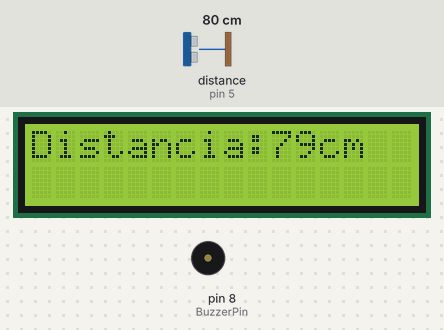
A sketch run on a simulated Arduino Uno, built with avr-gcc and run on an emulated ATmega328P. Shown: 16×2 character LCD, buzzer (waves = sounding, pin HIGH). Wiring (inferred from the names in the program): ultrasonic range finder: trigger pin 6; echo pin 5. The inputs (shaded band) are chosen by the test bench; at power-on: distance to the obstacle (sensor on pin 5) 80 cm. The echo pulse lasts 58.3 µs per cm; pins used as bus, display or sensor lines are not drawn; what the sketch prints to the serial monitor is not drawn.

Above: at 1.2 s.
1.3 s: distance to the obstacle (sensor on pin 5) set to 12 cm
At 2.9 s:
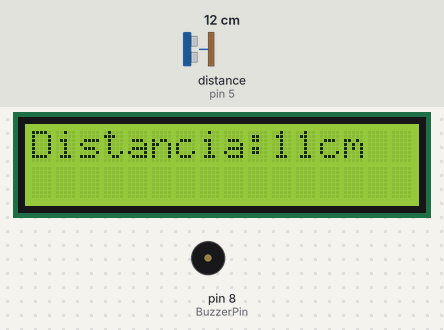
5.3 s: distance to the obstacle (sensor on pin 5) set to 9 cm
At 8.0 s:
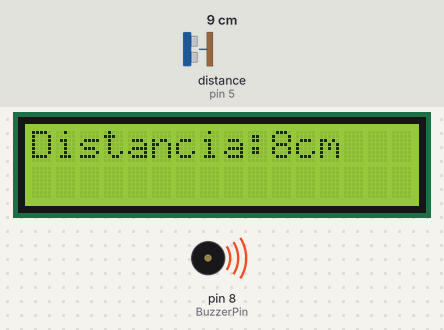
9.3 s: distance to the obstacle (sensor on pin 5) set to 2 cm
At 10.8 s:
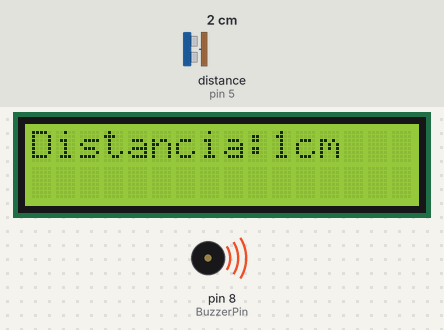
Timing chart, 0 to 12.3 s (numbered marks = the images above; inputs shaded):
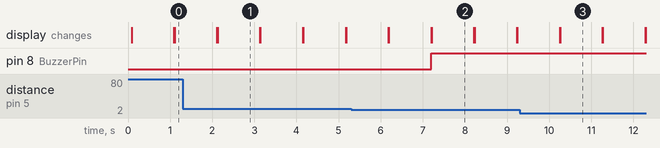

Measured:
- the behaviour switches between 11 and 10 cm on distance to the obstacle (sensor on pin 5) (found by bisection; images 1 and 2)
- after the input at 1.3 s, the display: first differs from a run without the input after 0.83 s (image 1)
- after the input at 5.3 s, pin 8 (BuzzerPin): LOW → HIGH after 1.9 s; the display: first differs from a run without the input after 0.90 s (image 2)
- after the input at 9.3 s, the display: first differs from a run without the input after 0.96 s (image 3)
- what the display in image 1 shows lasts 1.0 s, from 2.1 s to 3.1 s

The sketch:

distancia_en_pantalla.ino
```cpp
/*Medir la distancia co ultrasonidos y mostrarla en el LCD y si es menor que 10 se activa el buzzer*/
#include <Wire.h>                 // libreria necesaria para bus I2C
#include <LiquidCrystal_I2C.h>    // libreria necesaria para display I2C
LiquidCrystal_I2C lcd(0x27,16,2);  // configuramos el LCD en la direccion de bus I2C que es
                                  //    0x27 y el tamaño columnas x filas 16x2
const int EchoPin = 5;
const int TriggerPin = 6;
const int BuzzerPin = 8;

void setup()
{
  lcd.init();                     // initialza el lcd
  lcd.backlight();                // enciende la luz de fondo del display
  lcd.setCursor(0,0);             // apuntamos el cursor a la primera fila y primer caracter e

  pinMode(TriggerPin, OUTPUT);//configuramos el
  pinMode(EchoPin, INPUT);
  pinMode (BuzzerPin, OUTPUT);

int cm = ping(TriggerPin, EchoPin);
}
void loop() {
   int cm = ping(TriggerPin, EchoPin);
     Serial.begin(9600);
  Serial.print("Distancia: ");
   Serial.println(cm);
    lcd.print("Distancia:");
   lcd.print(cm);
   lcd.print("cm");
   delay(1000);
   lcd.clear();
   if (cm < 10) {digitalWrite(8, HIGH);}
   if (cm > 10) {digitalWrite(8, LOW);}

}
int ping(int TriggerPin, int EchoPin) {
   long duration, distanceCm;

   digitalWrite(TriggerPin, LOW);  //para generar un pulso limpio ponemos a LOW 4us
   delayMicroseconds(4);
   digitalWrite(TriggerPin, HIGH);  //generamos Trigger (disparo) de 10us
   delayMicroseconds(10);
   digitalWrite(TriggerPin, LOW);


   duration = pulseIn(EchoPin, HIGH);  //medimos el tiempo entre pulsos, en microsegundos

   distanceCm = duration * 10 / 292/ 2;   //convertimos a distancia, en cm
   return distanceCm;


}
```
